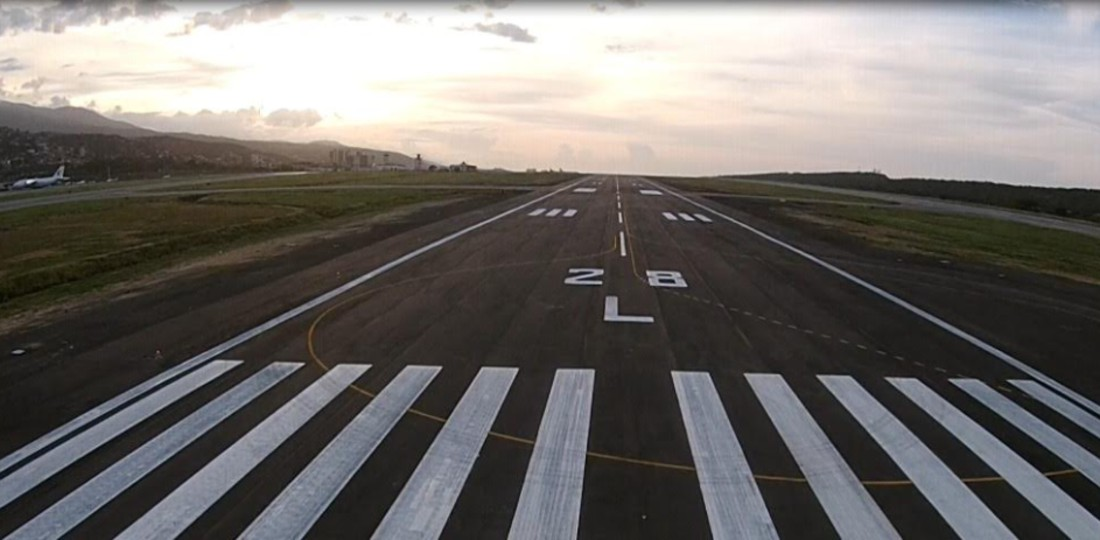
#> input picture Pista.jfif, 1100 x 540 px
$ python Edge.py   (older library calls are emulated)
#> lines starting #> are read from the running program, lines starting #| are printed output that depends on the picture
import cv2
import numpy as np
from matplotlib import pyplot as pyplot


numimagenes = 5

#Esto cambia por la vista del drone
img =cv2.imread("Pista.jfif", cv2.IMREAD_GRAYSCALE)
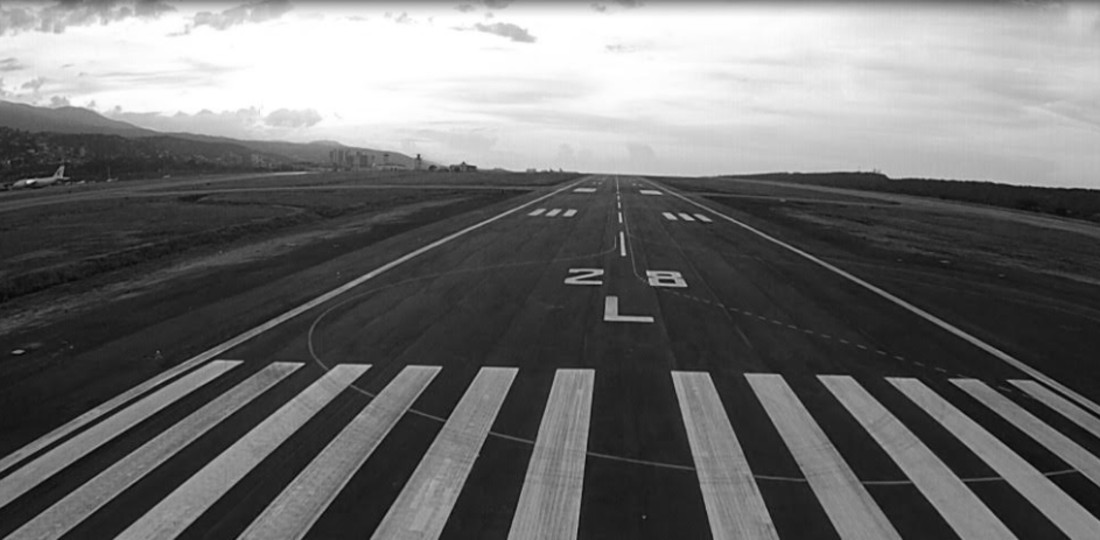
#> img: shape (540, 1100); min 2, max 255, mean 110.5

lap = cv2.Laplacian(img, cv2.CV_64F, ksize=3) #Ksize = courner size
#Absolute value
lap = np.uint8(np.absolute(lap))
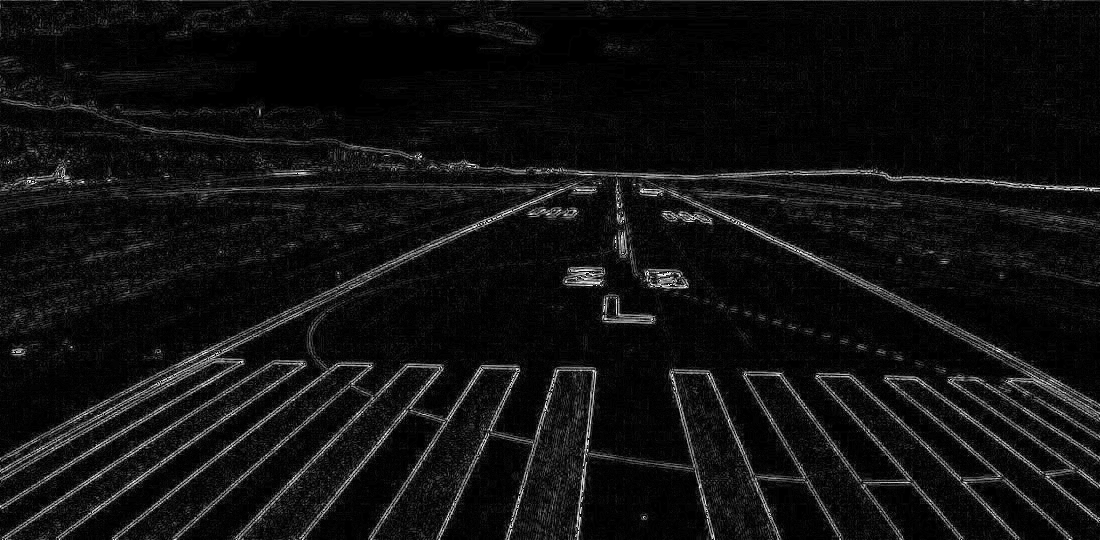
#> lap: shape (540, 1100); min 0, max 254, mean 17.1

sobelX = cv2.Sobel(img, cv2.CV_64F, 1, 0) #El ultimo argumento cambia X y Y
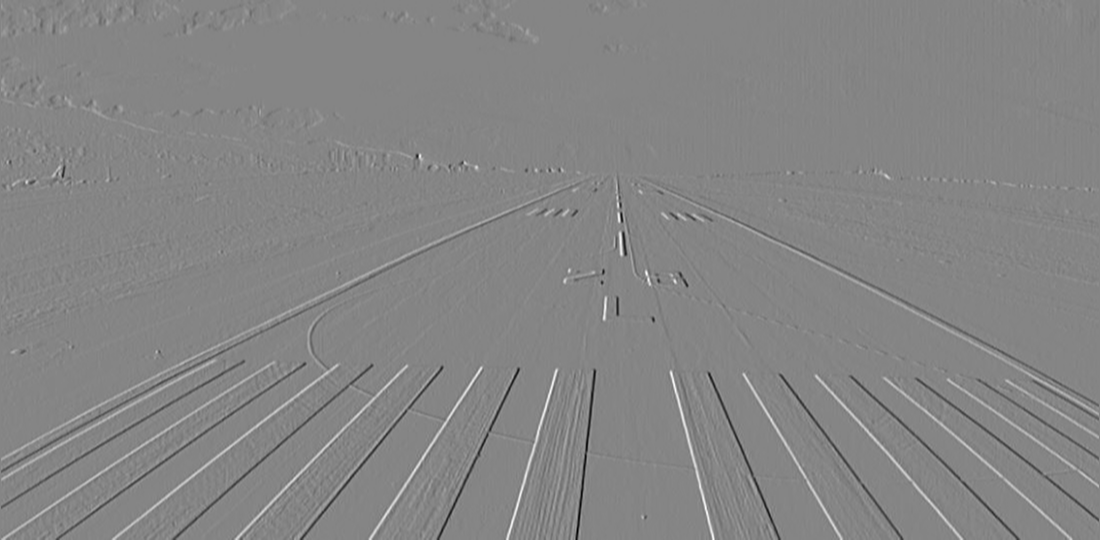
#> sobelX: shape (540, 1100) float64; min -562, max 514, mean 0.2; drawn with min black and max white
sobelX = np.uint8(np.absolute(sobelX))
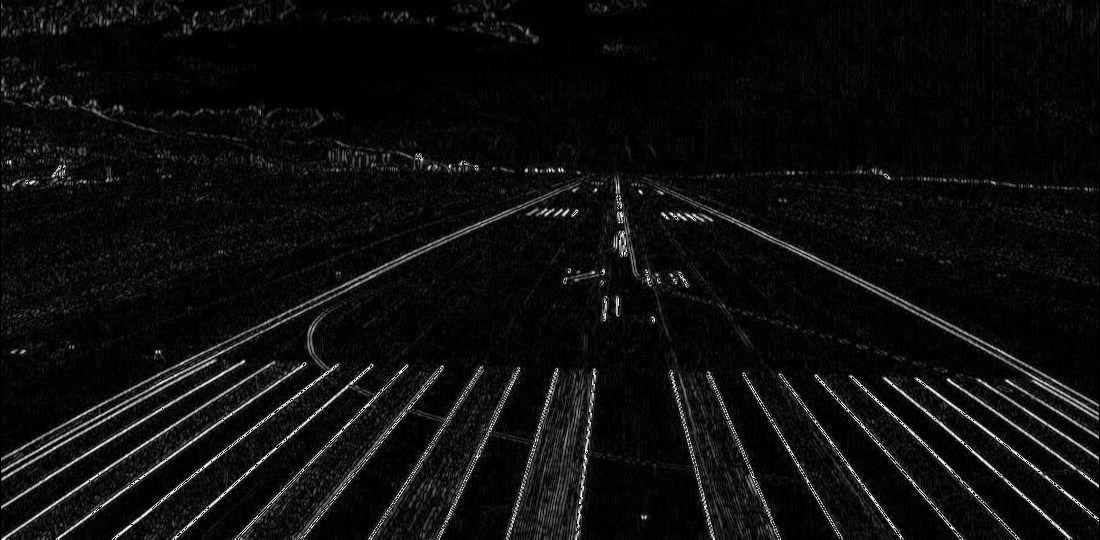
#> sobelX: shape (540, 1100); min 0, max 255, mean 14.1

sobelY = cv2.Sobel(img,cv2.CV_64F, 0, 1)
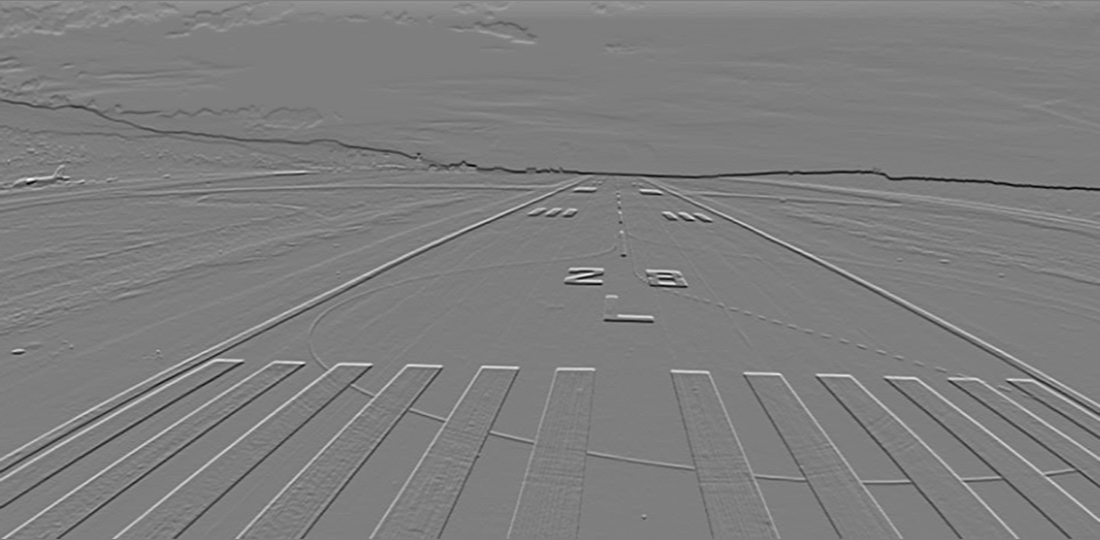
#> sobelY: shape (540, 1100) float64; min -576, max 583, mean -0.8; drawn with min black and max white
sobelY = np.uint8(np.absolute(sobelY))
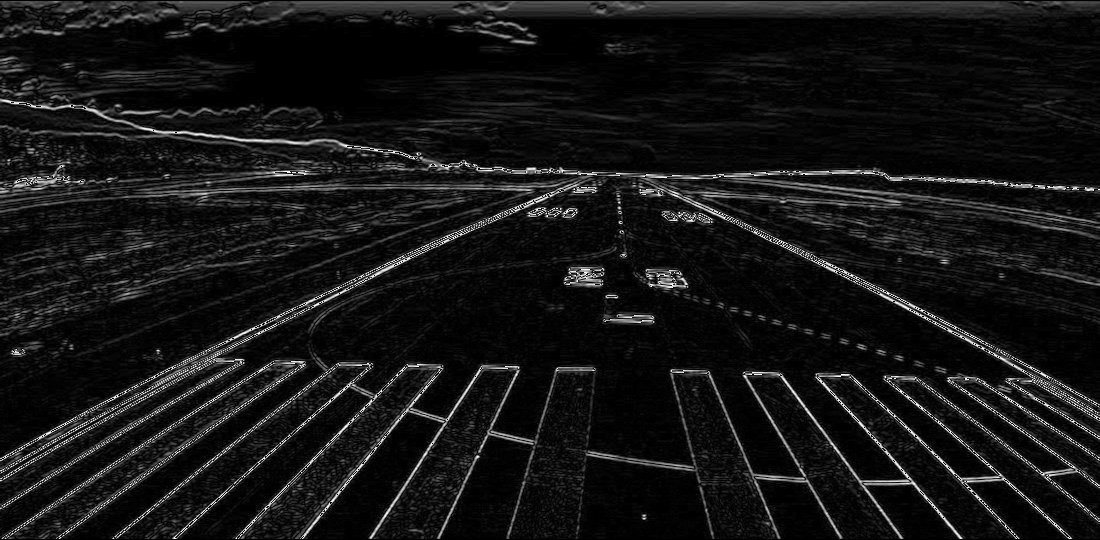
#> sobelY: shape (540, 1100); min 0, max 255, mean 21.2


canny = cv2.Canny(img, 100, 200)
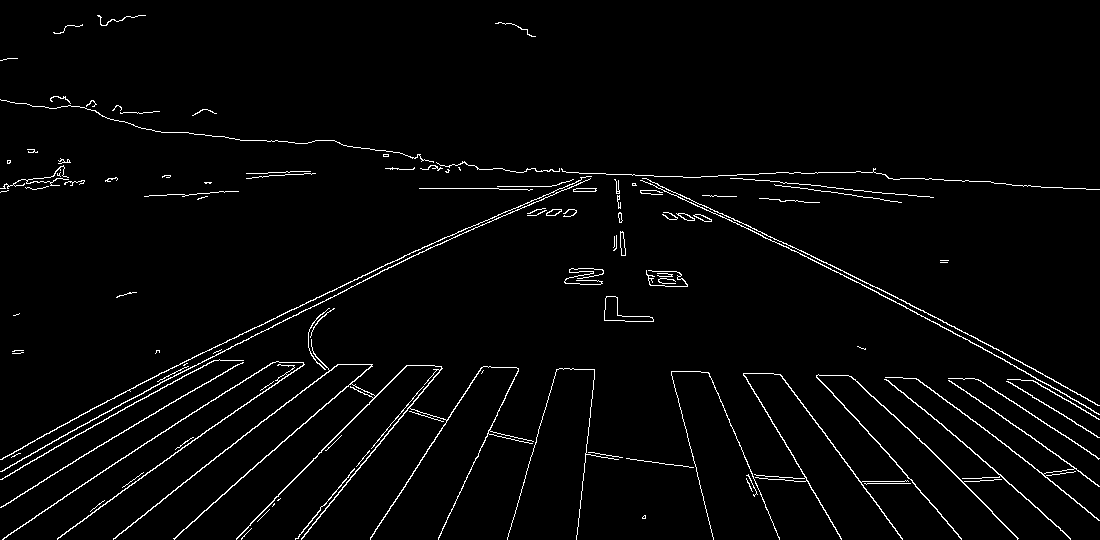
#> canny: shape (540, 1100); 2.6% white in thin lines or dots

titles =['image', 'Laplacian', 'SobelX','SobelY', 'Canny']
images = [img, lap, sobelX, sobelY, canny]


for i in range (numimagenes):
    pyplot.subplot(1, numimagenes, i+1), pyplot.imshow(images[i], 'gray')
    pyplot.title(titles[i])
    pyplot.xticks([]),pyplot.yticks([])

pyplot.show()

$ run again, with linea_izq(2).jpg saved as Pista.jfif
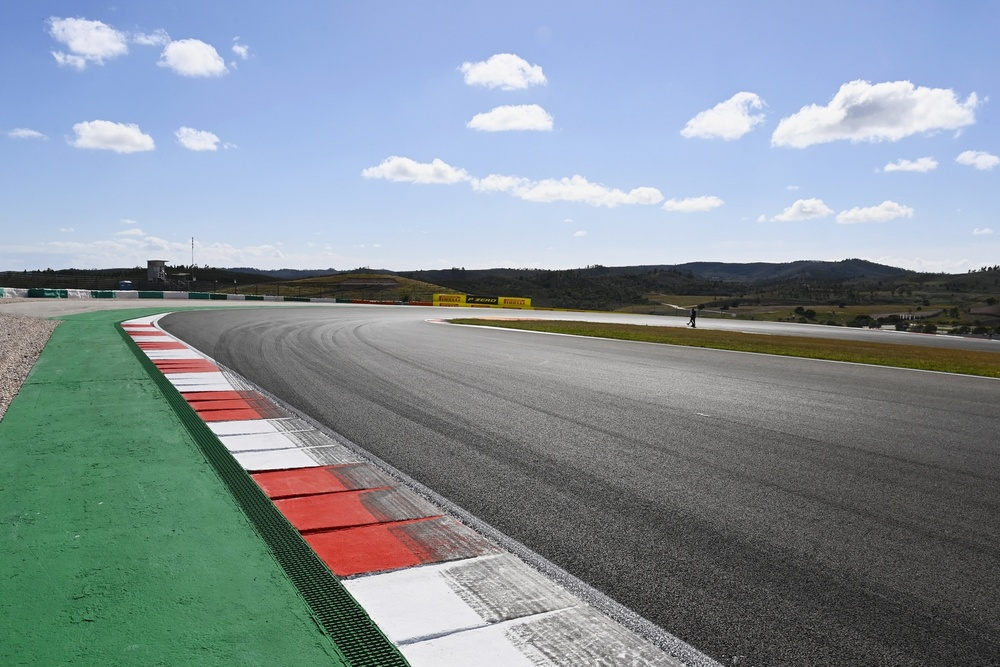
#> input picture linea_izq(2).jpg, 1000 x 667 px, shrunk from 1600 x 1067 before the run
#> `img =cv2.imread("Pista.jfif", cv2.IMREAD_GRAYSCALE)`:
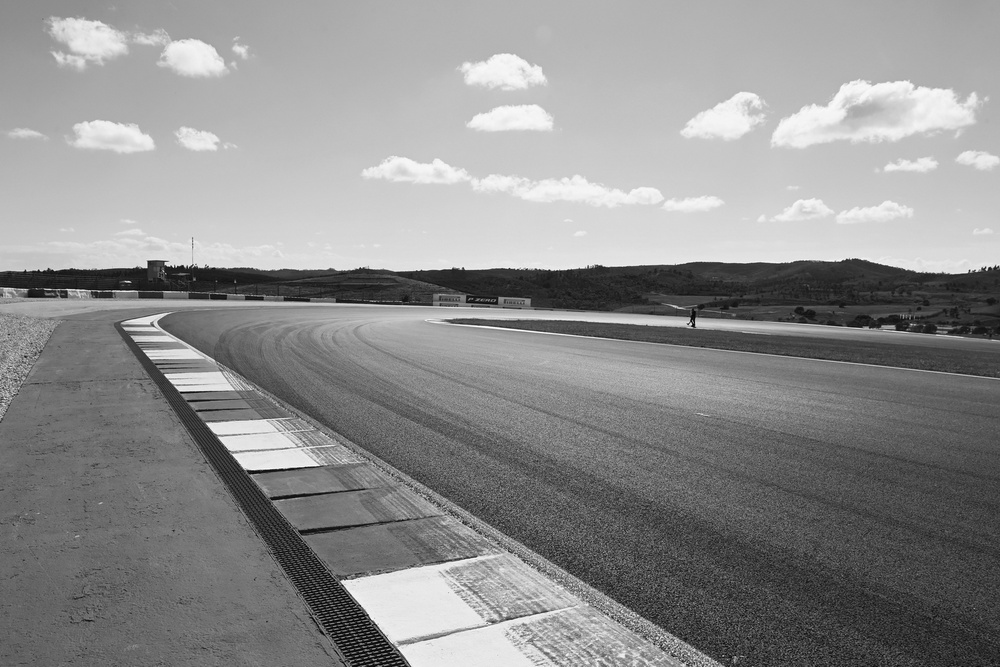
#> img: shape (667, 1000); min 0, max 255, mean 141.4
#> `canny = cv2.Canny(img, 100, 200)`:
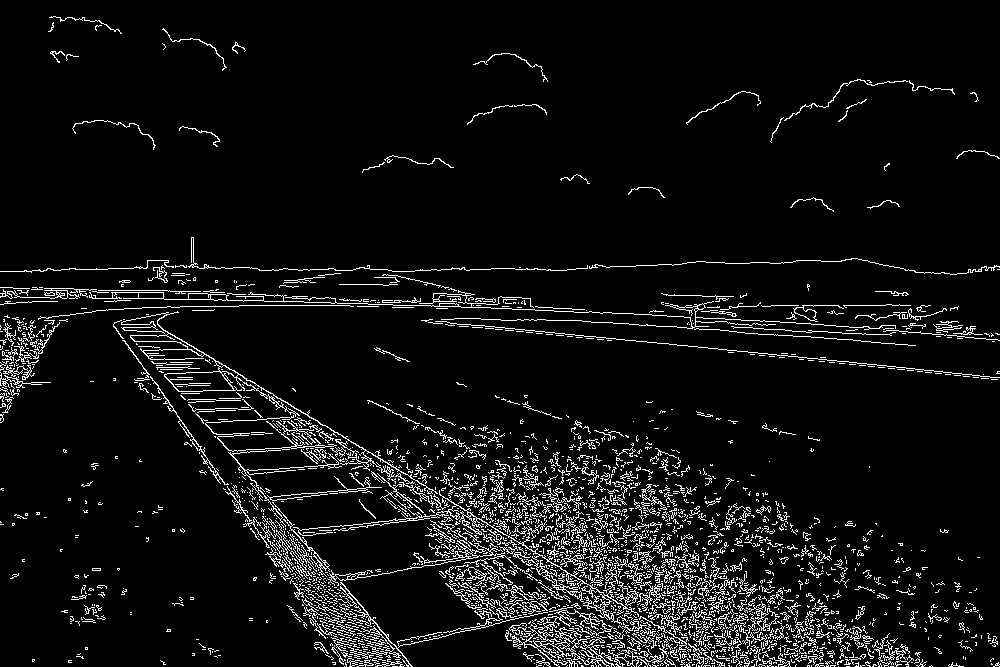
#> canny: shape (667, 1000); 6.4% white in thin lines or dots
